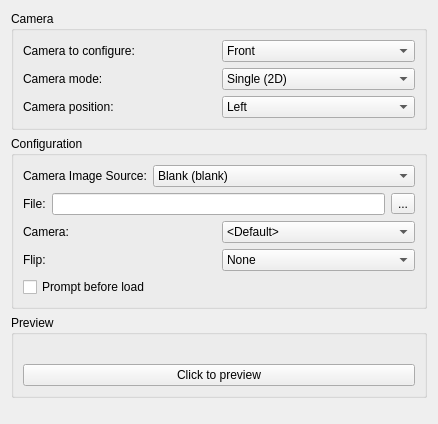
<?xml version="1.0" encoding="UTF-8"?>
<ui version="4.0">
 <class>ConfigureCamera</class>
 <widget class="QWidget" name="ConfigureCamera">
  <property name="geometry">
   <rect>
    <x>0</x>
    <y>0</y>
    <width>278</width>
    <height>424</height>
   </rect>
  </property>
  <property name="windowTitle">
   <string>Form</string>
  </property>
  <layout class="QVBoxLayout" name="verticalLayout">
   <item>
    <widget class="QGroupBox" name="groupBox">
     <property name="title">
      <string>Camera</string>
     </property>
     <layout class="QVBoxLayout" name="verticalLayout_2">
      <item>
       <layout class="QHBoxLayout" name="horizontalLayout">
        <item>
         <widget class="QLabel" name="camera_selection_label">
          <property name="toolTip">
           <string>Select the camera to configure</string>
          </property>
          <property name="text">
           <string>Camera to configure:</string>
          </property>
         </widget>
        </item>
        <item>
         <widget class="QComboBox" name="camera_selection">
          <property name="toolTip">
           <string>Select the camera to configure</string>
          </property>
          <item>
           <property name="text">
            <string>Front</string>
           </property>
          </item>
          <item>
           <property name="text">
            <string>Rear</string>
           </property>
          </item>
         </widget>
        </item>
       </layout>
      </item>
      <item>
       <layout class="QHBoxLayout" name="horizontalLayout_2">
        <item>
         <widget class="QLabel" name="camera_mode_label">
          <property name="toolTip">
           <string>Select the camera mode (single or double)</string>
          </property>
          <property name="text">
           <string>Camera mode:</string>
          </property>
         </widget>
        </item>
        <item>
         <widget class="QComboBox" name="camera_mode">
          <property name="toolTip">
           <string>Select the camera mode (single or double)</string>
          </property>
          <item>
           <property name="text">
            <string>Single (2D)</string>
           </property>
          </item>
          <item>
           <property name="text">
            <string>Double (3D)</string>
           </property>
          </item>
         </widget>
        </item>
       </layout>
      </item>
      <item>
       <layout class="QHBoxLayout" name="horizontalLayout_3">
        <item>
         <widget class="QLabel" name="camera_position_label">
          <property name="toolTip">
           <string>Select the position of camera to configure</string>
          </property>
          <property name="text">
           <string>Camera position:</string>
          </property>
         </widget>
        </item>
        <item>
         <widget class="QComboBox" name="camera_position">
          <property name="toolTip">
           <string>Select the position of camera to configure</string>
          </property>
          <item>
           <property name="text">
            <string>Left</string>
           </property>
          </item>
          <item>
           <property name="text">
            <string>Right</string>
           </property>
          </item>
         </widget>
        </item>
       </layout>
      </item>
     </layout>
    </widget>
   </item>
   <item>
    <widget class="QGroupBox" name="configurationBox">
     <property name="title">
      <string>Configuration</string>
     </property>
     <layout class="QVBoxLayout" name="verticalLayout_configuration">
      <item>
       <layout class="QHBoxLayout" name="horizontalLayout_4">
        <item>
         <widget class="QLabel" name="image_source_label">
          <property name="toolTip">
           <string>Select where the image of the emulated camera comes from. It may be an image or a real camera.</string>
          </property>
          <property name="text">
           <string>Camera Image Source:</string>
          </property>
         </widget>
        </item>
        <item>
         <widget class="QComboBox" name="image_source">
          <property name="toolTip">
           <string>Select where the image of the emulated camera comes from. It may be an image or a real camera.</string>
          </property>
          <item>
           <property name="text">
            <string>Blank (blank)</string>
           </property>
          </item>
          <item>
           <property name="text">
            <string>Still Image (image)</string>
           </property>
          </item>
          <item>
           <property name="text">
            <string>System Camera (qt)</string>
           </property>
          </item>
          <item>
           <property name="text">
            <string>Named Pipe Camera (pipe, Windows only)</string>
           </property>
          </item>
         </widget>
        </item>
       </layout>
      </item>
      <item>
       <layout class="QHBoxLayout" name="horizontalLayout_6">
        <item>
         <widget class="QLabel" name="camera_file_label">
          <property name="frameShape">
           <enum>QFrame::NoFrame</enum>
          </property>
          <property name="text">
           <string>File:</string>
          </property>
         </widget>
        </item>
        <item>
         <widget class="QLineEdit" name="camera_file"/>
        </item>
        <item>
         <widget class="QToolButton" name="toolButton">
          <property name="text">
           <string>...</string>
          </property>
         </widget>
        </item>
       </layout>
      </item>
      <item>
       <layout class="QHBoxLayout" name="horizontalLayout_7">
        <item>
         <widget class="QLabel" name="system_camera_label">
          <property name="toolTip">
           <string>Select the system camera to use</string>
          </property>
          <property name="frameShape">
           <enum>QFrame::NoFrame</enum>
          </property>
          <property name="text">
           <string>Camera:</string>
          </property>
         </widget>
        </item>
        <item>
         <widget class="QComboBox" name="system_camera">
          <property name="sizePolicy">
           <sizepolicy hsizetype="Maximum" vsizetype="Fixed">
            <horstretch>0</horstretch>
            <verstretch>0</verstretch>
           </sizepolicy>
          </property>
          <property name="maximumSize">
           <size>
            <width>250</width>
            <height>16777215</height>
           </size>
          </property>
          <property name="toolTip">
           <string>Select the system camera to use</string>
          </property>
          <item>
           <property name="text">
            <string>&lt;Default&gt;</string>
           </property>
          </item>
         </widget>
        </item>
       </layout>
      </item>
      <item>
       <layout class="QHBoxLayout" name="horizontalLayout_8">
        <item>
         <widget class="QLabel" name="camera_flip_label">
          <property name="toolTip">
           <string>Select the image flip to apply</string>
          </property>
          <property name="frameShape">
           <enum>QFrame::NoFrame</enum>
          </property>
          <property name="text">
           <string>Flip:</string>
          </property>
         </widget>
        </item>
        <item>
         <widget class="QComboBox" name="camera_flip">
          <property name="enabled">
           <bool>true</bool>
          </property>
          <property name="sizePolicy">
           <sizepolicy hsizetype="Maximum" vsizetype="Fixed">
            <horstretch>0</horstretch>
            <verstretch>0</verstretch>
           </sizepolicy>
          </property>
          <property name="maximumSize">
           <size>
            <width>800</width>
            <height>16777215</height>
           </size>
          </property>
          <property name="toolTip">
           <string>Select the image flip to apply</string>
          </property>
          <item>
           <property name="text">
            <string>None</string>
           </property>
          </item>
          <item>
           <property name="text">
            <string>Horizontal</string>
           </property>
          </item>
          <item>
           <property name="text">
            <string>Vertical</string>
           </property>
          </item>
          <item>
           <property name="text">
            <string>Reverse</string>
           </property>
          </item>
         </widget>
        </item>
       </layout>
      </item>
      <item>
       <widget class="QCheckBox" name="prompt_before_load">
        <property name="toolTip">
         <string>Select an image file every time before the camera is loaded</string>
        </property>
        <property name="text">
         <string>Prompt before load</string>
        </property>
       </widget>
      </item>
     </layout>
    </widget>
   </item>
   <item>
    <widget class="QGroupBox" name="previewBox">
     <property name="title">
      <string>Preview</string>
     </property>
     <layout class="QVBoxLayout" name="verticalLayout_3">
      <item>
       <widget class="QLabel" name="preview_box">
        <property name="baseSize">
         <size>
          <width>512</width>
          <height>384</height>
         </size>
        </property>
        <property name="toolTip">
         <string>Resolution: 512*384</string>
        </property>
        <property name="text">
         <string/>
        </property>
       </widget>
      </item>
      <item>
       <widget class="QPushButton" name="preview_button">
        <property name="text">
         <string>Click to preview</string>
        </property>
       </widget>
      </item>
     </layout>
    </widget>
   </item>
   <item>
    <spacer>
     <property name="orientation">
      <enum>Qt::Vertical</enum>
     </property>
     <property name="sizeHint" stdset="0">
      <size>
       <width>20</width>
       <height>40</height>
      </size>
     </property>
    </spacer>
   </item>
  </layout>
 </widget>
 <resources/>
 <connections/>
</ui>
